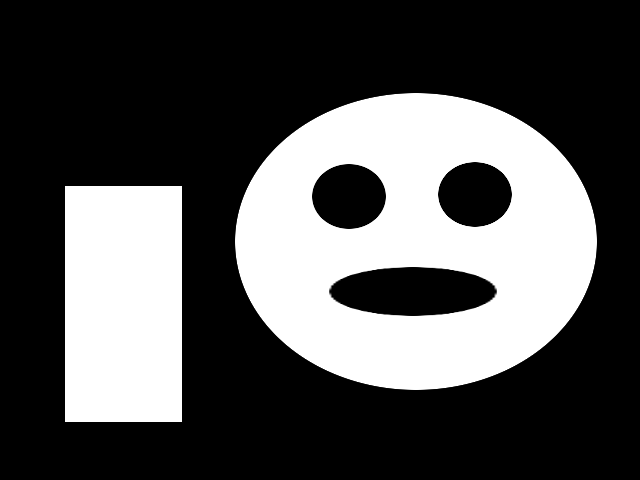
#> input picture 산업컴퓨터비전실제/6주차 실습/BmW.png, 640 x 480 px, found by its file name
$ python week6-3.py   (older library calls are emulated)
#> lines starting #> are read from the running program, lines starting #| are printed output that depends on the picture
import cv2
import numpy as np


img = cv2.imread('c:/image/BmW.png', cv2.IMREAD_GRAYSCALE)
#> img is the input picture: shape (480, 640); min 0, max 255, mean 81.4
connectivity = 8
num_labels, labelmap = cv2.connectedComponents(img, connectivity, cv2.CV_32S)
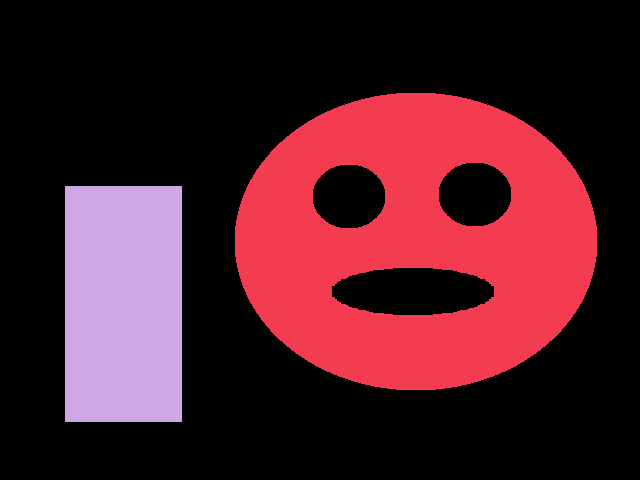
#> labelmap: shape (480, 640) int32; 3 distinct labels, from 0 to 2; one colour per label, 0 black
#> num_labels = 3

img = np.hstack((img, labelmap.astype(np.float32)/(num_labels - 1)))
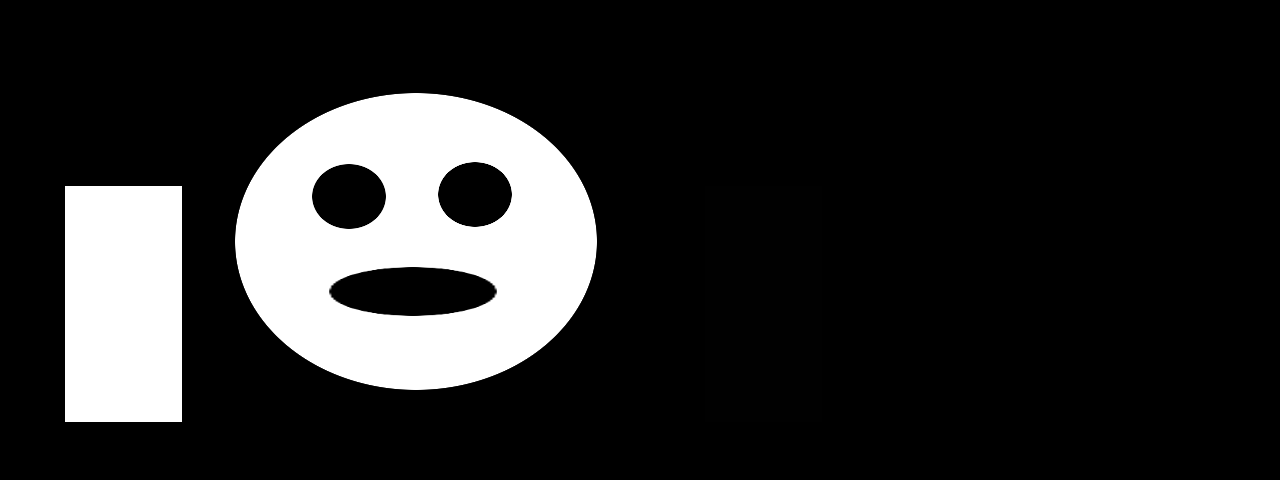
#> img: shape (480, 1280) float32; min 0, max 255, mean 40.8
#> (the run stopped early here; a loop or call above may not have finished)
